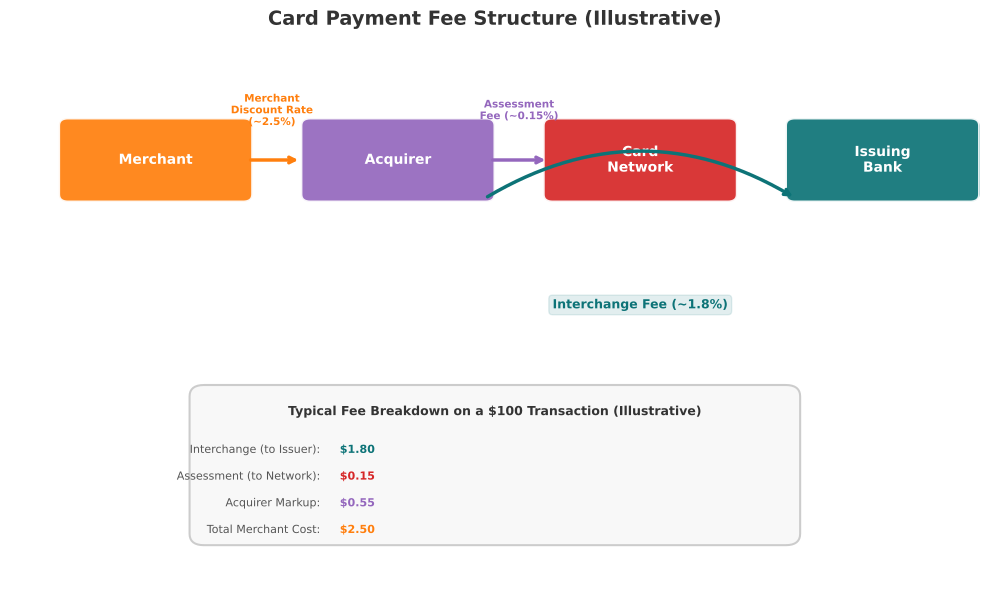

The script that saved this image:
"""
Figure 06: Interchange Fee Structure
Fee flow diagram showing who pays whom in a card transaction:
interchange fee, assessment fee, processing fee.
"""
import sys
import os
sys.path.insert(0, os.path.join(os.path.dirname(__file__), '..', '..', '_shared'))

import matplotlib
matplotlib.use('Agg')
import matplotlib.pyplot as plt
import matplotlib.patches as mpatches
from matplotlib.patches import FancyBboxPatch
import numpy as np

try:
    from chart_styles import V4_COLORS, apply_v4_style, save_chart
except ImportError:
    V4_COLORS = {
        'MLPURPLE': '#9467BD', 'MLBLUE': '#1F77B4', 'MLRED': '#D62728',
        'MLORANGE': '#FF7F0E', 'MLGREEN': '#2CA02C', 'MLGRAY': '#7F7F7F',
        'MLTEAL': '#0D7377', 'MLCYAN': '#14BDEB', 'MLYELLOW': '#BCBD22',
        'MLPINK': '#E377C2', 'MLBROWN': '#8C564B',
    }
    def apply_v4_style(ax, title='', xlabel='', ylabel=''):
        ax.set_title(title, fontsize=14, fontweight='bold', pad=15, color='#333333')
        if xlabel: ax.set_xlabel(xlabel, fontsize=11, color='#555555')
        if ylabel: ax.set_ylabel(ylabel, fontsize=11, color='#555555')
        ax.spines['top'].set_visible(False)
        ax.spines['right'].set_visible(False)
        ax.spines['left'].set_color('#CCCCCC')
        ax.spines['bottom'].set_color('#CCCCCC')
        ax.tick_params(colors='#555555', labelsize=9)
        ax.set_facecolor('white')
        return ax
    def save_chart(fig, filename='chart.pdf', dpi=300):
        fig.tight_layout()
        fig.savefig(filename, format='pdf', bbox_inches='tight', dpi=dpi, facecolor='white')
        plt.close(fig)
        print(f'Saved: {filename}')

CHART_METADATA = {
    'title': 'Interchange Fee Structure',
    'type': 'flowchart',
    'section': 'Payment Economics',
    'lecture_number': 3,
}

fig, ax = plt.subplots(1, 1, figsize=(10, 6))
ax.set_xlim(0, 10)
ax.set_ylim(0, 7)
ax.axis('off')
fig.patch.set_facecolor('white')

# --- Entity boxes ---
entities = {
    'Merchant':       (1.5, 5.5, V4_COLORS['MLORANGE']),
    'Acquirer':       (4.0, 5.5, V4_COLORS['MLPURPLE']),
    'Card\nNetwork':  (6.5, 5.5, V4_COLORS['MLRED']),
    'Issuing\nBank':  (9.0, 5.5, V4_COLORS['MLTEAL']),
}

bw, bh = 1.8, 0.9
for label, (cx, cy, color) in entities.items():
    box = FancyBboxPatch((cx - bw / 2, cy - bh / 2), bw, bh,
                          boxstyle="round,pad=0.1",
                          facecolor=color, edgecolor='white', linewidth=2, alpha=0.92)
    ax.add_patch(box)
    ax.text(cx, cy, label, ha='center', va='center',
            fontsize=10, fontweight='bold', color='white')

# --- Fee flow arrows ---
arrow_kw = dict(arrowstyle='->', lw=2.5, connectionstyle='arc3,rad=0.0')

# Merchant -> Acquirer: Merchant Discount Rate
ax.annotate('', xy=(3.0, 5.5), xytext=(2.45, 5.5),
            arrowprops=dict(**arrow_kw, color=V4_COLORS['MLORANGE']))
ax.text(2.7, 6.15, 'Merchant\nDiscount Rate\n(~2.5%)', ha='center', va='center',
        fontsize=7.5, fontweight='bold', color=V4_COLORS['MLORANGE'])

# Acquirer -> Network: Assessment Fee
ax.annotate('', xy=(5.55, 5.5), xytext=(4.95, 5.5),
            arrowprops=dict(**arrow_kw, color=V4_COLORS['MLPURPLE']))
ax.text(5.25, 6.15, 'Assessment\nFee (~0.15%)', ha='center', va='center',
        fontsize=7.5, fontweight='bold', color=V4_COLORS['MLPURPLE'])

# Acquirer -> Issuer: Interchange Fee (long curved arrow below)
ax.annotate('', xy=(8.1, 5.0), xytext=(4.9, 5.0),
            arrowprops=dict(arrowstyle='->', color=V4_COLORS['MLTEAL'], lw=2.5,
                            connectionstyle='arc3,rad=-0.3'))
ax.text(6.5, 3.6, 'Interchange Fee (~1.8%)', ha='center', va='center',
        fontsize=9, fontweight='bold', color=V4_COLORS['MLTEAL'],
        bbox=dict(boxstyle='round,pad=0.3', facecolor=V4_COLORS['MLTEAL'],
                  alpha=0.12, edgecolor=V4_COLORS['MLTEAL'], linewidth=1))

# --- Fee breakdown box ---
breakdown_x, breakdown_y = 5.0, 1.5
bd_w, bd_h = 6.0, 1.8
bd_box = FancyBboxPatch((breakdown_x - bd_w / 2, breakdown_y - bd_h / 2),
                          bd_w, bd_h, boxstyle="round,pad=0.15",
                          facecolor='#F8F8F8', edgecolor='#CCCCCC', linewidth=1.5)
ax.add_patch(bd_box)

ax.text(5.0, 2.2, 'Typical Fee Breakdown on a $100 Transaction (Illustrative)',
        ha='center', va='center', fontsize=9, fontweight='bold', color='#333333')

fees_text = [
    ('Interchange (to Issuer):', '$1.80', V4_COLORS['MLTEAL']),
    ('Assessment (to Network):', '$0.15', V4_COLORS['MLRED']),
    ('Acquirer Markup:',         '$0.55', V4_COLORS['MLPURPLE']),
    ('Total Merchant Cost:',     '$2.50', V4_COLORS['MLORANGE']),
]

for i, (label, amount, color) in enumerate(fees_text):
    y = 1.7 - i * 0.35
    ax.text(3.2, y, label, ha='right', va='center', fontsize=8, color='#555555')
    ax.text(3.4, y, amount, ha='left', va='center', fontsize=8,
            fontweight='bold', color=color)

ax.set_title('Card Payment Fee Structure (Illustrative)',
             fontsize=14, fontweight='bold', pad=15, color='#333333')

output_path = os.path.join(os.path.dirname(__file__), 'chart.pdf')
save_chart(fig, output_path)
